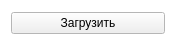
<?xml version="1.0" encoding="UTF-8"?>
<ui version="4.0">
 <class>FirLoader</class>
 <widget class="QWidget" name="FirLoader">
  <property name="geometry">
   <rect>
    <x>0</x>
    <y>0</y>
    <width>176</width>
    <height>46</height>
   </rect>
  </property>
  <property name="palette">
   <palette>
    <active>
     <colorrole role="Base">
      <brush brushstyle="SolidPattern">
       <color alpha="255">
        <red>255</red>
        <green>255</green>
        <blue>255</blue>
       </color>
      </brush>
     </colorrole>
     <colorrole role="Window">
      <brush brushstyle="SolidPattern">
       <color alpha="255">
        <red>255</red>
        <green>255</green>
        <blue>255</blue>
       </color>
      </brush>
     </colorrole>
    </active>
    <inactive>
     <colorrole role="Base">
      <brush brushstyle="SolidPattern">
       <color alpha="255">
        <red>255</red>
        <green>255</green>
        <blue>255</blue>
       </color>
      </brush>
     </colorrole>
     <colorrole role="Window">
      <brush brushstyle="SolidPattern">
       <color alpha="255">
        <red>255</red>
        <green>255</green>
        <blue>255</blue>
       </color>
      </brush>
     </colorrole>
    </inactive>
    <disabled>
     <colorrole role="Base">
      <brush brushstyle="SolidPattern">
       <color alpha="255">
        <red>255</red>
        <green>255</green>
        <blue>255</blue>
       </color>
      </brush>
     </colorrole>
     <colorrole role="Window">
      <brush brushstyle="SolidPattern">
       <color alpha="255">
        <red>255</red>
        <green>255</green>
        <blue>255</blue>
       </color>
      </brush>
     </colorrole>
    </disabled>
   </palette>
  </property>
  <property name="windowTitle">
   <string>РПИ</string>
  </property>
  <layout class="QGridLayout" name="gridLayout">
   <item row="0" column="0">
    <widget class="QPushButton" name="loadfir">
     <property name="text">
      <string>Загрузить</string>
     </property>
    </widget>
   </item>
  </layout>
 </widget>
 <resources/>
 <connections/>
</ui>
